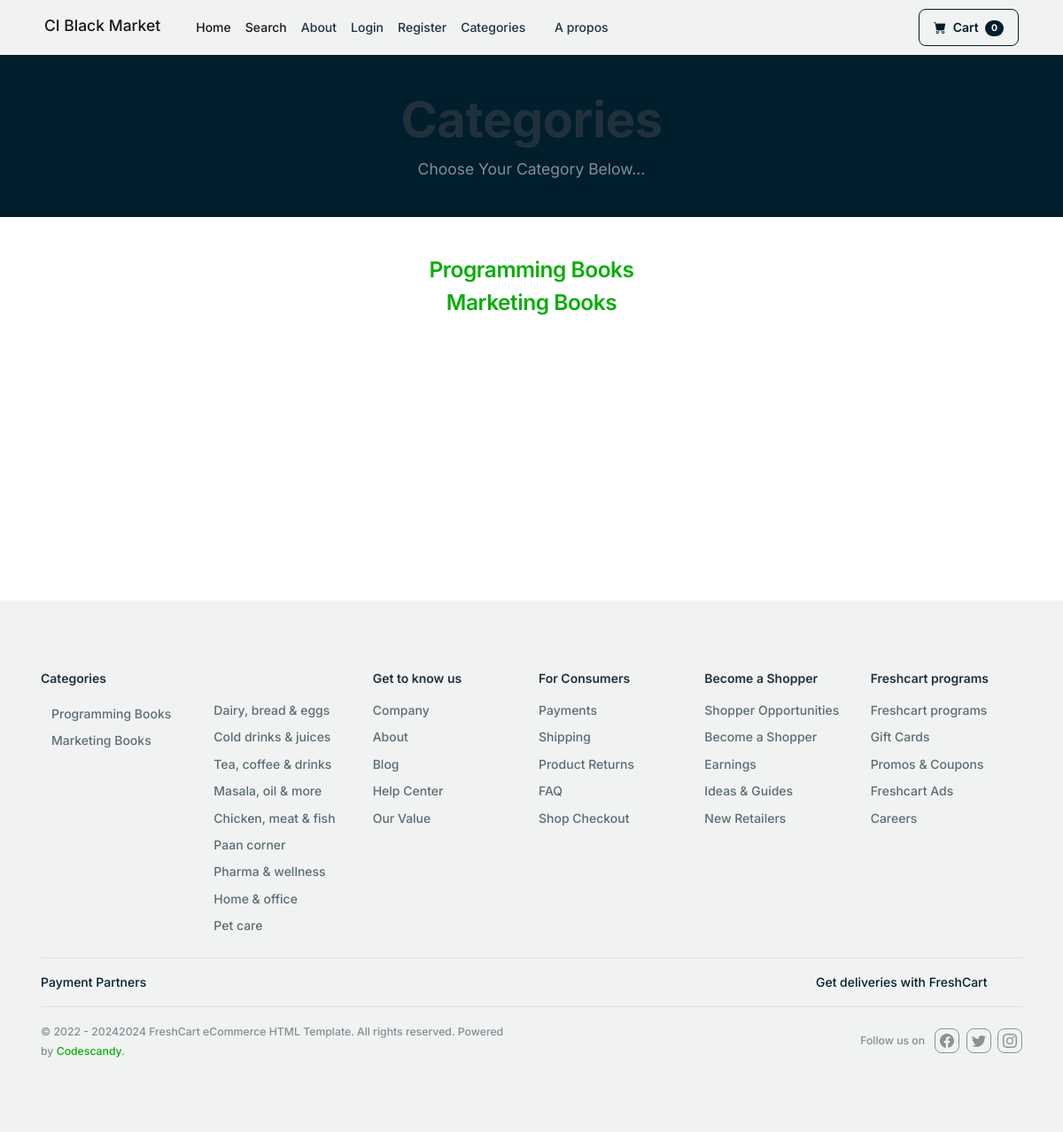
/category_summary/, run on an earlier commit of the app's database.
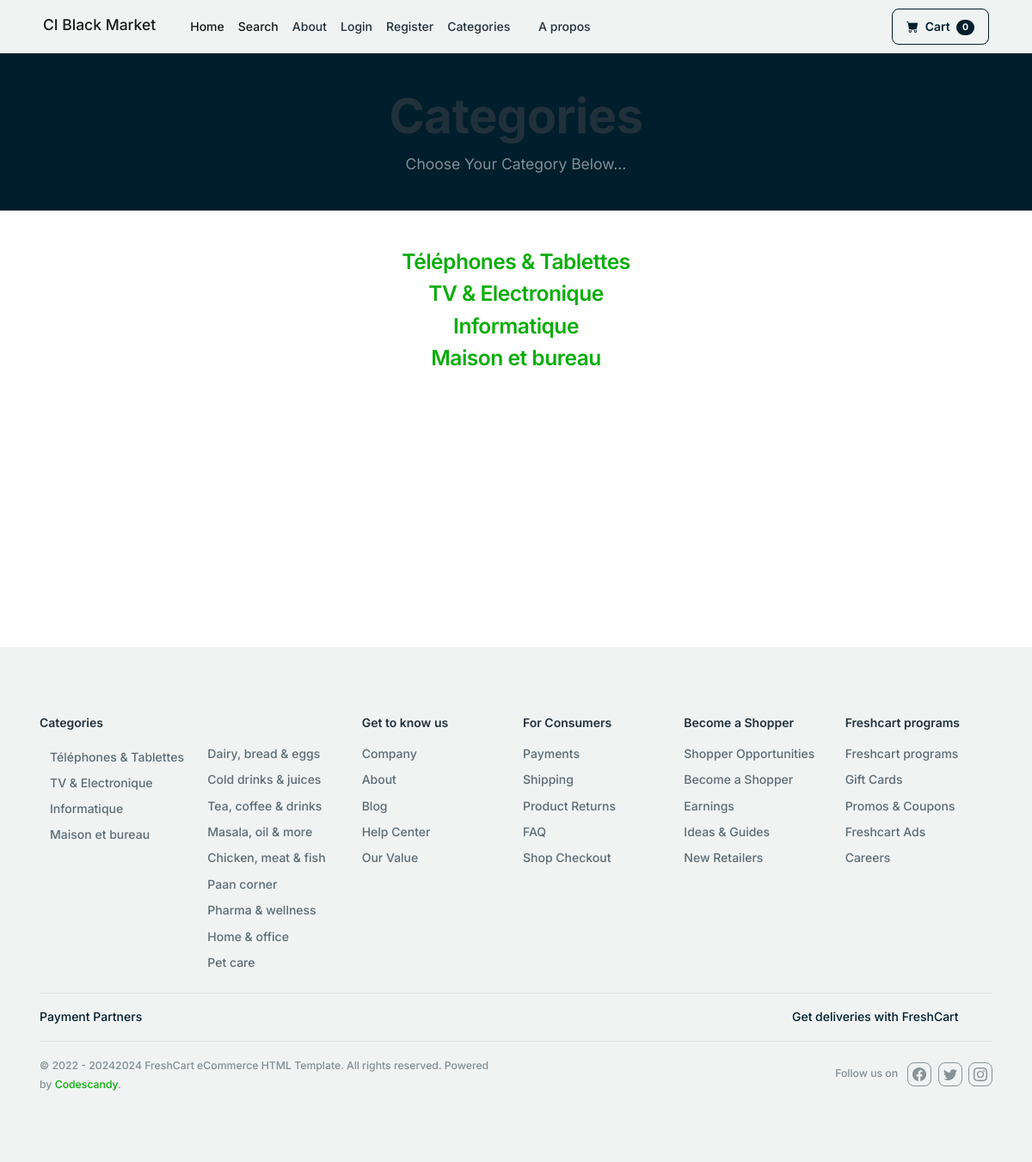
And on a later commit of the database.
### store/models.py (models this page shows)
class Category(models.Model):
	name = models.CharField(max_length=50)
	def __str__(self):
		return self.name
	class Meta:
		verbose_name_plural = 'categories'

### store/views.py (the view)
# urls.py: path('category_summary/', views.category_summary, name='category_summary'),
def category_summary(request):
	categories = Category.objects.all()
	return render(request, 'category_summary.html', {"categories":categories})

### cart/cart.py (called while the page is built)
	def __len__(self):
		return len(self.cart)

### cart/context_processors.py (called while the page is built)
def cart(request):
	return {'cart': Cart(request)}

### store/templates/category_summary.html
{% extends 'base.html' %}
{% block content %}
        <header class="bg-dark py-5">
            <div class="container px-4 px-lg-5 my-5">
                <div class="text-center text-white">
                    <h1 class="display-4 fw-bolder">Categories</h1>
                    <p class="lead fw-normal text-white-50 mb-0">Choose Your Category Below...</p>
                </div>
            </div>
        </header>
        <div class="container">
        	<div class="row">
        		<center>
        			<div class="col-8">
        				<br/><br/>
                        {% for category in categories %}
<h3><a href="{% url 'category' category %}">{{ category }}</a></h3>
                        {% endfor %}
<br/><br/><br/><br/><br/><br/><br/><br/><br/><br/><br/><br/><br/><br/>
        			</div>
        		</center>
        	</div>
        </div>
{% endblock %}

### store/templates/base.html (shortened to what the changed rows need)
{% load static %}
<!DOCTYPE html>
<html lang="en">
    <head>
        <link href="https://cdn.jsdelivr.net/npm/bootstrap-icons@1.5.0/font/bootstrap-icons.css" rel="stylesheet" />
        <link href="{% static 'css/styles.css' %}" rel="stylesheet" />
        <link href="{% static 'css/theme.min.css' %}" rel="stylesheet" />
    </head>
    <body>
        {% block content %}
        {% endblock %}
        <footer class="footer">
            <div class="container">
              <div class="row g-4 py-4">
                <div class="col-12 col-md-12 col-lg-4">
                  <div class="row">
                    <div class="col-6">
                      <ul class="nav flex-column">
                        {% for category in categories %}
                        <li><a class="dropdown-item" href="{% url 'category' 'Marketing-Books' %}">{{ category.name }}</a></li>
                        {% endfor %}
                      </ul>
                    </div>
                  </div>
                </div>
              </div>
            </div>
          </footer>
    </body>
</html>

What changed in the data, as far as the page shows it:
removed Category: name "Programming Books"
removed Category: name "Marketing Books"
added Category: name "Téléphones & Tablettes"
added Category: name "TV & Electronique"
added Category: name "Informatique"
added Category: name "Maison et bureau"
